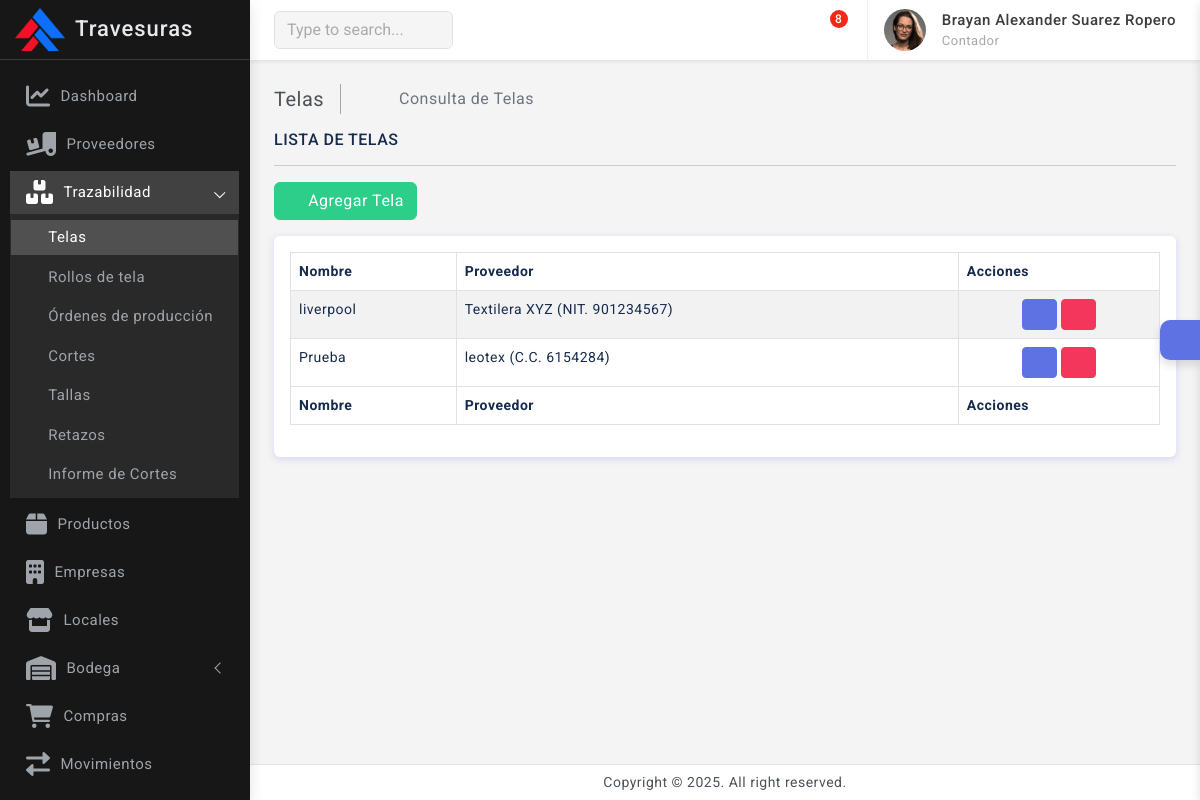
Screenshot of /trazabilidad/telas/ (signed in) with the database file from the repository.
### empresas/models.py (models this page shows, shortened)
class Empresa(models.Model):
    razon_social            = models.CharField(max_length=100)
    nit                     = models.CharField(max_length=20, unique=True)
    telefono                = models.CharField(max_length=20, unique=True)
    correo                  = models.EmailField(max_length=100, unique=True)
    logo                    = models.ImageField(upload_to='empresas', blank=False, null=False)

### usuarios/models.py (models this page shows, shortened)
class PerfilUsuario(models.Model):
    usuario                             = models.OneToOneField(Usuario, on_delete=models.CASCADE)
    nombre                              = models.CharField(max_length=50)
    apellido                            = models.CharField(max_length=50)
    documento                           = models.IntegerField(unique=True)
    telefono                            = models.IntegerField(unique=True)
    cargo                               = models.ForeignKey(Cargo, on_delete=models.CASCADE, related_name="Cargo")
    def full_name(self):
        return f'{self.nombre} {self.apellido}'

class Cargo(models.Model):
    nombre  = models.CharField(max_length=50, unique=True)
    area    = models.ForeignKey(Area, on_delete=models.CASCADE, related_name="Area_relacionada")
    def __str__(self):
        return self.nombre

### trazabilidad/models.py (models this page shows, shortened)
class Tela(models.Model):
    nombre      = models.CharField(max_length=100, unique=True, null=False, blank=False)
    proveedor   = models.ForeignKey(Proveedor, on_delete=models.CASCADE)

### proveedores/models.py (models this page shows)
class Proveedor(models.Model):
    UserResponsable       = models.ForeignKey(PerfilUsuario, on_delete=models.CASCADE)
    Razon_Social          = models.CharField(max_length=100, null=False, blank=False)
    Tipo_documentos=(
        ('CC','Cedula Ciudadania'),
        ('NIT.','NNúmero Identificación TributariaIT.'),
        ('PAS','Pasaporte'),
    )
    Tipo_documento          = models.CharField(max_length=50, choices=Tipo_documentos, default='NIT')
    Identificacion          = models.IntegerField(unique=True, null=False, blank=False)
    Telefono                = models.IntegerField()
    Correo                  = models.EmailField(max_length=100, unique=True, null=False, blank=False)
    Ciudad                  = models.CharField(max_length=100)
    Direccion               = models.CharField(max_length=100)
    Fecha_Inicio_Actividad  = models.DateField(null=False, blank=False)
    class Meta:
        verbose_name='Proveedor'
        verbose_name_plural='Proveedores'
    def __str__(self):
        return f"{self.Razon_Social} ({self.Tipo_documento} {self.Identificacion})"

### trazabilidad/views.py (the view)
# urls.py: path('telas/', views.telas, name='telas'),
@login_required(login_url='login')
def telas(request):
    telas = Tela.objects.all()
    return render(request, 'trazabilidad/telas/telas.html', {'telas': telas})

### notificaciones/context_processors.py (called while the page is built)
def notificaciones_context(request):
    if request.user.is_authenticated:
        notificaciones = Notificacion.objects.filter(user=request.user, leida=False).order_by('-fecha_creacion')
    else:
        notificaciones = []
    return {'notificaciones': notificaciones}

### outfitcore/context_processors.py (called while the page is built)
def global_context(request):
    user = None
    perfil = None
    contrato = None
    empresas = None
    if request.user.is_authenticated:
        user = request.user
        perfil = PerfilUsuario.objects.filter(usuario=request.user).first()
        if perfil:
            contrato = Contrato.objects.filter(perfil=perfil).first()
    empresas = Empresa.objects.all
    empresa_id = request.session.get('empresa_id')
    empresa_activa = None
    if empresa_id:
        empresa_activa = Empresa.objects.filter(id=empresa_id).first()
    return {
        'perfil': perfil,
        'user': user,
        'contrato': contrato,
        'empresas': empresas,
        'empresa_id': empresa_id,
        'empresa_activa': empresa_activa,
    }

### templates/trazabilidad/telas/telas.html (shortened to what this page needs)
{% extends 'base.html' %}
{% block content %}
    <div class="page-wrapper">
        <div class="page-content">
            <div class="page-breadcrumb d-none d-sm-flex align-items-center mb-3">
                <div class="breadcrumb-title pe-3">Telas</div>
                <div class="ps-3">
                    <nav aria-label="breadcrumb">
                        <ol class="breadcrumb mb-0 p-0">
                            <li class="breadcrumb-item"><a href="{% url 'home' %}"><i class="bx bx-home-alt"></i></a></li>
                            <li class="breadcrumb-item active" aria-current="page">Consulta de Telas</li>
                        </ol>
                    </nav>
                </div>
            </div>
            <h6 class="mb-0 text-uppercase">Lista de Telas</h6>
            <hr />
            <div class="mb-3">
                <a href="{% url 'agregar_tela' %}" class="btn btn-success">
                    <i class="bx bx-plus"></i> Agregar Tela
                </a>
            </div>
            <div class="card">
                <div class="card-body">
                    <div class="table-responsive">
                        <table id="example2" class="table table-striped table-bordered">
                            <thead>
                                <tr>
                                    <th>Nombre</th>
                                    <th>Proveedor</th>
                                    <th>Acciones</th>
                                </tr>
                            </thead>
                            <tbody>
                                {% if telas %}
                                    {% for tela in telas %}
                                    <tr>
                                        <td>{{ tela.nombre }}</td>
                                        <td>{{ tela.proveedor }}</td>
                                        <td class="text-center">
                                            <a href="{% url 'editar_tela' tela.id %}" class="btn btn-sm btn-primary">
                                                <i class="bx bx-edit"></i>
                                            </a>
                                            <button class="btn btn-danger btn-sm delete-tela" data-id="{{ tela.id }}">
                                                <i class="bx bx-trash"></i>
                                            </button>
                                        </td>
                                    </tr>
                                    {% endfor %}
                                {% endif %}
                            </tbody>
                            <tfoot>
                                <tr>
                                    <th>Nombre</th>
                                    <th>Proveedor</th>
                                    <th>Acciones</th>
                                </tr>
                            </tfoot>
                        </table>
                    </div>
                </div>
            </div>
        </div>
    </div>
{% endblock %}

### templates/includes/dashboard_sidebar.html (shortened to what this page needs)
{% load static %}
<div class="sidebar-wrapper" data-simplebar="true">
    <div class="sidebar-header">
        {% if empresa_activa %}
            <div>
                <img src="{{ empresa_activa.logo.url }}" class="logo-icon" alt="logo icon">
            </div>
            <div>
                <h4 class="logo-text">{{ empresa_activa.razon_social }}</h4>
            </div>
            <div class="toggle-icon ms-auto"><i class='bx bx-arrow-to-left'></i>
            </div>
        {% else %}
            <div>
                <h4 class="logo-text">Administrador</h4>
            </div>
            <div class="toggle-icon ms-auto"><i class='bx bx-arrow-to-left'></i>
            </div>
        {% endif %}
    </div>
    <ul class="metismenu" id="menu">
        <li>
            <a href="{% url 'home' %}">
                <div class="parent-icon"><i class='fas fa-chart-line'></i></div>
                <div class="menu-title">Dashboard</div>
            </a>
        </li>
        <li>
            <a href="{% url 'proveedores' %}">
                <div class="parent-icon"><i class="fas fa-truck-loading"></i>
                </div>
                <div class="menu-title">Proveedores</div>
            </a>
        </li>
        {% with request.path as path %}
        <li class="{% if '/trazabilidad/' in path %}mm-active{% endif %}">
            <a href="#" class="has-arrow" aria-expanded="{% if '/trazabilidad/' in path %}true{% else %}false{% endif %}">
                <div class="parent-icon"><i class='fas fa-boxes'></i></div>
                <div class="menu-title">Trazabilidad</div>
            </a>
            <ul class="{% if '/trazabilidad/' in path %}mm-collapse mm-show{% else %}mm-collapse{% endif %}">
                <li class="{% if '/trazabilidad/telas/' in path %}active mm-active{% endif %}">
                    <a href="{% url 'telas' %}"><i class="bx bx-right-arrow-alt"></i> Telas</a>
                </li>
                <li class="{% if '/trazabilidad/rollos/' in path %}active mm-active{% endif %}">
                    <a href="{% url 'rollos' %}"><i class="bx bx-right-arrow-alt"></i> Rollos de tela</a>
                </li>
                <li class="{% if '/trazabilidad/ordenes_produccion/' in path %}active mm-active{% endif %}">
                    <a href="{% url 'ordenes_produccion' %}"><i class="bx bx-right-arrow-alt"></i> Órdenes de producción</a>
                </li>
                <li class="{% if '/trazabilidad/cortes/' in path %}active mm-active{% endif %}">
                    <a href="{% url 'cortes' %}"><i class="bx bx-right-arrow-alt"></i> Cortes</a>
                </li>
                <li class="{% if '/trazabilidad/tallas_corte/' in path %}active mm-active{% endif %}">
                    <a href="{% url 'tallas' %}"><i class="bx bx-right-arrow-alt"></i> Tallas</a>
                </li>
                <li class="{% if '/trazabilidad/retazos_tela/' in path %}active mm-active{% endif %}">
                    <a href="{% url 'retazos' %}"><i class="bx bx-right-arrow-alt"></i> Retazos</a>
                </li>
                <li class="{% if '/trazabilidad/informe_cortes/' in path %}active mm-active{% endif %}">
                    <a href="{% url 'informe_cortes' %}"><i class="bx bx-right-arrow-alt"></i> Informe de Cortes</a>
                </li>
            </ul>
        </li>
        {% endwith %}
        {% with request.path as path %}
        <li class="{% if '/productos/' in path %}mm-active{% endif %}">
            <a href="{% url 'productos' %}">
                <div class="parent-icon"><i class='fas fa-box'></i>
                </div>
                <div class="menu-title">Productos</div>
            </a>
        </li>
        {% endwith %}
        {% with request.path as path %}
        <li class="{% if '/empresas/' in path %}mm-active{% endif %}">
            <a href="{% url 'empresas' %}">
                <div class="parent-icon"><i class='fas fa-building'></i>
                </div>
                <div class="menu-title">Empresas</div>
            </a>
        </li>
        {% endwith %}
        {% with request.path as path %}
        <li class="{% if '/locales/' in path %}mm-active{% endif %}">
            <a href="{% url 'locales' %}">
                <div class="parent-icon"><i class='fas fa-store'></i>
                </div>
                <div class="menu-title">Locales</div>
            </a>
        </li>
        {% endwith %}
        {% with request.path as path %}
        <li class="{% if '/bodega/' in path %}mm-active{% endif %}">
            <a href="#" class="has-arrow" aria-expanded="{% if '/bodega/' in path %}true{% else %}false{% endif %}">
                <div class="parent-icon"><i class='fas fa-warehouse'></i>
                </div>
                <div class="menu-title">Bodega</div>
            </a>
        </li>
        {% endwith %}
        <li>
            <a href="#">
                <div class="parent-icon"><i class="fas fa-shopping-cart"></i>
                </div>
                <div class="menu-title">Compras</div>
            </a>
        </li>
        <li>
            <a href="#">
                <div class="parent-icon"> <i class="fas fa-exchange-alt"></i>
                </div>
                <div class="menu-title">Movimientos</div>
            </a>
        </li>
        <li>
            <a href="{% url 'lista_ventas' %}">
            </a>
        </li>
    </ul>
</div>

### templates/includes/navbar.html (shortened to what this page needs)
{% load static %}
<header>
    <div class="topbar d-flex align-items-center">
        <nav class="navbar navbar-expand">
            <div class="search-bar flex-grow-1">
                <div class="position-relative search-bar-box">
                    <input type="text" class="form-control search-control" placeholder="Type to search..."> <span class="position-absolute top-50 search-show translate-middle-y"><i class='bx bx-search'></i></span>
                </div>
            </div>
            <div class="top-menu ms-auto">
                <ul class="navbar-nav align-items-center">
                    <li class="nav-item dropdown dropdown-large">
                        <a class="nav-link dropdown-toggle dropdown-toggle-nocaret" href="#" role="button" data-bs-toggle="dropdown" aria-expanded="false">	<i class='bx bx-category'></i>
                        </a>
                    </li>
                    <li class="nav-item dropdown dropdown-large">
                        <a class="nav-link dropdown-toggle dropdown-toggle-nocaret position-relative" href="#" role="button" data-bs-toggle="dropdown" aria-expanded="false">
                            <i class='bx bx-bell'></i>
                        </a>
                    </li>
                    <li class="nav-item dropdown dropdown-large">
                        <a class="nav-link dropdown-toggle dropdown-toggle-nocaret position-relative" href="#" role="button" data-bs-toggle="dropdown" aria-expanded="false"> <span class="alert-count">8</span>
                            <i class='bx bx-comment'></i>
                        </a>
                    </li>
                </ul>
            </div>
            <div class="user-box dropdown">
                <a class="d-flex align-items-center nav-link dropdown-toggle dropdown-toggle-nocaret" href="#" role="button" data-bs-toggle="dropdown" aria-expanded="false">
                    <img src="{% static 'images/avatars/avatar-2.png' %}" class="user-img" alt="user avatar">
                    <div class="user-info ps-3">
                        <p class="user-name mb-0"> {{perfil.full_name}} </p>
                        <p class="designattion mb-0">{{perfil.cargo}}</p>
                    </div>
                </a>
            </div>
        </nav>
    </div>
</header>

### outfitcore/static/css/semi-dark.css (style rules this page uses)
html.semi-dark .sidebar-wrapper { background: #171717; border-right: 1px solid #e4e4e400 }
html.semi-dark .sidebar-wrapper .sidebar-header { background: #171717; border-right: 1px solid #e4e4e400; border-bottom: 1px solid rgb(255 255 255 / 15%) }
html.semi-dark .sidebar-wrapper .sidebar-header .logo-text { color: #e7e9ec }
html.semi-dark .sidebar-wrapper .sidebar-header .toggle-icon { color: #e7e9ec }
html.semi-dark .sidebar-wrapper .metismenu a { color: #9ea4aa }
html.semi-dark .sidebar-wrapper .metismenu .mm-active>a, html.semi-dark .sidebar-wrapper .metismenu a:active, html.semi-dark .sidebar-wrapper .metismenu a:focus, html.semi-dark .sidebar-wrapper .metismenu a:hover { color: #fff; text-decoration: none; background: rgb(255 255 255 / 18%) }
html.semi-dark .sidebar-wrapper .metismenu ul { border: 1px solid #ffffff00; background: rgb(255 255 255 / 8%) }

### rows the page displays
Empresa: logo (picture), razon_social "Travesuras"
PerfilUsuario: full_name "Brayan Alexander Suarez Ropero", cargo "Contador"
Tela: nombre "liverpool", proveedor "Textilera XYZ (NIT. 901234567)"
Tela: nombre "Prueba", proveedor "leotex (C.C. 6154284)"
